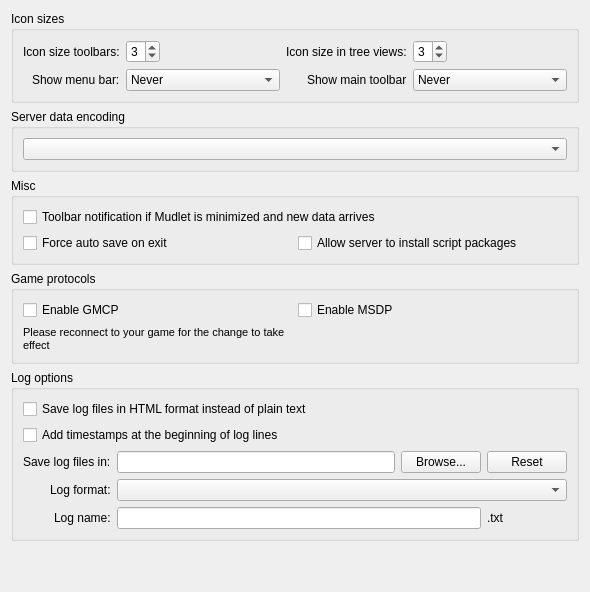
     <widget class="QWidget" name="tab_general">
      <property name="sizePolicy">
       <sizepolicy hsizetype="Expanding" vsizetype="Expanding">
        <horstretch>0</horstretch>
        <verstretch>0</verstretch>
       </sizepolicy>
      </property>
      <attribute name="title">
       <string>General</string>
      </attribute>
      <layout class="QVBoxLayout" name="verticalLayout">
       <item>
        <widget class="QGroupBox" name="groupBox_iconsAndToolbars">
         <property name="sizePolicy">
          <sizepolicy hsizetype="Expanding" vsizetype="Expanding">
           <horstretch>0</horstretch>
           <verstretch>0</verstretch>
          </sizepolicy>
         </property>
         <property name="title">
          <string>Icon sizes</string>
         </property>
         <layout class="QGridLayout" name="gridLayout_4">
          <item row="0" column="0" alignment="Qt::AlignRight">
           <widget class="QLabel" name="label_mainIconSize">
            <property name="text">
             <string>Icon size toolbars:</string>
            </property>
           </widget>
          </item>
          <item row="0" column="1" alignment="Qt::AlignLeft">
           <widget class="QSpinBox" name="MainIconSize">
            <property name="specialValueText">
             <string/>
            </property>
            <property name="minimum">
             <number>1</number>
            </property>
            <property name="maximum">
             <number>4</number>
            </property>
            <property name="value">
             <number>3</number>
            </property>
           </widget>
          </item>
          <item row="0" column="2" alignment="Qt::AlignRight">
           <widget class="QLabel" name="label_33">
            <property name="text">
             <string>Icon size in tree views:</string>
            </property>
           </widget>
          </item>
          <item row="0" column="3" alignment="Qt::AlignLeft">
           <widget class="QSpinBox" name="TEFolderIconSize">
            <property name="minimum">
             <number>1</number>
            </property>
            <property name="maximum">
             <number>4</number>
            </property>
            <property name="value">
             <number>3</number>
            </property>
           </widget>
          </item>
          <item row="1" column="0" alignment="Qt::AlignRight">
           <widget class="QLabel" name="label_menuBarVisiblity">
            <property name="text">
             <string>Show menu bar:</string>
            </property>
           </widget>
          </item>
          <item row="1" column="1" alignment="Qt::AlignLeft">
           <widget class="QComboBox" name="comboBox_menuBarVisibility">
            <property name="currentIndex">
             <number>0</number>
            </property>
            <item>
             <property name="text">
              <string>Never</string>
             </property>
            </item>
            <item>
             <property name="text">
              <string>Until a profile is loaded</string>
             </property>
            </item>
            <item>
             <property name="text">
              <string>Always</string>
             </property>
            </item>
           </widget>
          </item>
          <item row="1" column="2" alignment="Qt::AlignRight">
           <widget class="QLabel" name="label_toolBarVisibility">
            <property name="text">
             <string>Show main toolbar</string>
            </property>
           </widget>
          </item>
          <item row="1" column="3" alignment="Qt::AlignLeft">
           <widget class="QComboBox" name="comboBox_toolBarVisibility">
            <property name="currentIndex">
             <number>0</number>
            </property>
            <item>
             <property name="text">
              <string>Never</string>
             </property>
            </item>
            <item>
             <property name="text">
              <string>Until a profile is loaded</string>
             </property>
            </item>
            <item>
             <property name="text">
              <string>Always</string>
             </property>
            </item>
           </widget>
          </item>
         </layout>
        </widget>
       </item>
       <item>
        <widget class="QGroupBox" name="groupBox_encoding">
         <property name="enabled">
          <bool>true</bool>
         </property>
         <property name="title">
          <string>Server data encoding</string>
         </property>
         <layout class="QVBoxLayout" name="verticalLayout_7">
          <item>
           <widget class="QComboBox" name="comboBox_encoding">
            <property name="enabled">
             <bool>true</bool>
            </property>
            <property name="toolTip">
             <string>&lt;html&gt;&lt;head/&gt;&lt;body&gt;&lt;p&gt;If you are playing a non-English MUD and seeing � instead of text, or special letters like &lt;span style=&quot; font-weight:600;&quot;&gt;ñ&lt;/span&gt; aren't showing right - try changing the encoding to UTF-8 or to one suggested by your MUD.&lt;/p&gt;&lt;p&gt;Note: While this will allow Mudlet to show text in other languages, internalisation is still in development so triggers or Lua code won't work yet.&lt;/p&gt;&lt;/body&gt;&lt;/html&gt;</string>
            </property>
           </widget>
          </item>
         </layout>
        </widget>
       </item>
       <item>
        <widget class="QGroupBox" name="groupBox_miscellaneous">
         <property name="title">
          <string>Misc</string>
         </property>
         <layout class="QGridLayout" name="gridLayout_30">
          <item row="0" column="0" colspan="2">
           <widget class="QCheckBox" name="mAlertOnNewData">
            <property name="text">
             <string>Toolbar notification if Mudlet is minimized and new data arrives</string>
            </property>
           </widget>
          </item>
          <item row="1" column="0">
           <widget class="QCheckBox" name="mFORCE_SAVE_ON_EXIT">
            <property name="text">
             <string>Force auto save on exit</string>
            </property>
           </widget>
          </item>
          <item row="1" column="1">
           <widget class="QCheckBox" name="acceptServerGUI">
            <property name="text">
             <string>Allow server to install script packages</string>
            </property>
           </widget>
          </item>
         </layout>
        </widget>
       </item>
       <item>
        <widget class="QGroupBox" name="groupBox_protocols">
         <property name="title">
          <string>Game protocols</string>
         </property>
         <layout class="QGridLayout" name="gridLayout_13">
          <item row="0" column="0">
           <widget class="QCheckBox" name="mEnableGMCP">
            <property name="toolTip">
             <string>&lt;html&gt;&lt;head/&gt;&lt;body&gt;&lt;p&gt;Enables GMCP - note that if you have MSDP enabled as well, some servers will prefer one over the other&lt;/p&gt;&lt;/body&gt;&lt;/html&gt;</string>
            </property>
            <property name="text">
             <string>Enable GMCP</string>
            </property>
           </widget>
          </item>
          <item row="0" column="1">
           <widget class="QCheckBox" name="mEnableMSDP">
            <property name="toolTip">
             <string>&lt;html&gt;&lt;head/&gt;&lt;body&gt;&lt;p&gt;Enables MSDP - note that if you have GMCP enabled as well, some servers will prefer one over the other&lt;/p&gt;&lt;/body&gt;&lt;/html&gt;</string>
            </property>
            <property name="text">
             <string>Enable MSDP</string>
            </property>
           </widget>
          </item>
          <item row="1" column="0">
           <widget class="QLabel" name="need_reconnect_for_data_protocol">
            <property name="enabled">
             <bool>true</bool>
            </property>
            <property name="font">
             <font>
              <pointsize>8</pointsize>
             </font>
            </property>
            <property name="mouseTracking">
             <bool>false</bool>
            </property>
            <property name="text">
             <string>Please reconnect to your game for the change to take effect</string>
            </property>
            <property name="textFormat">
             <enum>Qt::AutoText</enum>
            </property>
            <property name="wordWrap">
             <bool>true</bool>
            </property>
           </widget>
          </item>
         </layout>
        </widget>
       </item>
       <item>
        <widget class="QGroupBox" name="groupBox_logOptions">
         <property name="title">
          <string>Log options</string>
         </property>
         <layout class="QGridLayout" name="gridLayout_6">
          <item row="0" column="0" colspan="4">
           <widget class="QCheckBox" name="mIsToLogInHtml">
            <property name="toolTip">
             <string>&lt;html&gt;&lt;head/&gt;&lt;body&gt;&lt;p&gt;When checked will cause the date-stamp named log file to be HTML (file extention '.html') which can convey color, font and other formatting information rather than a plain text (file extension '.txt') format.  If changed whilst logging is already in progress it is necessary to stop and restart logging for this setting to take effect in a new log file.&lt;/p&gt;&lt;/body&gt;&lt;/html&gt;</string>
            </property>
            <property name="text">
             <string>Save log files in HTML format instead of plain text</string>
            </property>
           </widget>
          </item>
          <item row="1" column="0" colspan="4">
           <widget class="QCheckBox" name="mIsLoggingTimestamps">
            <property name="text">
             <string>Add timestamps at the beginning of log lines</string>
            </property>
           </widget>
          </item>
          <item row="2" column="0" alignment="Qt::AlignRight">
           <widget class="QLabel" name="label_whereToLog">
            <property name="text">
             <string>Save log files in:</string>
            </property>
            <property name="buddy">
             <cstring>pushButton_whereToLog</cstring>
            </property>
           </widget>
          </item>
          <item row="2" column="1">
           <widget class="QLineEdit" name="lineEdit_logFileFolder">
            <property name="readOnly">
             <bool>true</bool>
            </property>
           </widget>
          </item>
          <item row="2" column="2">
           <widget class="QPushButton" name="pushButton_whereToLog">
            <property name="text">
             <string>Browse...</string>
            </property>
           </widget>
          </item>
          <item row="2" column="3">
           <widget class="QPushButton" name="pushButton_resetLogDir">
            <property name="text">
             <string>Reset</string>
            </property>
           </widget>
          </item>
          <item row="3" column="0" alignment="Qt::AlignRight">
           <widget class="QLabel" name="label_logFileNameFormat">
            <property name="text">
             <string>Log format:</string>
            </property>
            <property name="buddy">
             <cstring>comboBox_logFileNameFormat</cstring>
            </property>
           </widget>
          </item>
          <item row="3" column="1" colspan="3">
           <widget class="QComboBox" name="comboBox_logFileNameFormat"/>
          </item>
          <item row="4" column="0" alignment="Qt::AlignRight">
           <widget class="QLabel" name="label_logFileName">
            <property name="text">
             <string>Log name:</string>
            </property>
            <property name="buddy">
             <cstring>lineEdit_logFileName</cstring>
            </property>
           </widget>
          </item>
          <item row="4" column="1" colspan="2">
           <widget class="QLineEdit" name="lineEdit_logFileName">
            <property name="alignment">
             <set>Qt::AlignRight|Qt::AlignTrailing|Qt::AlignVCenter</set>
            </property>
           </widget>
          </item>
          <item row="4" column="3">
           <widget class="QLabel" name="label_logFileNameExtension">
            <property name="enabled">
             <bool>true</bool>
            </property>
            <property name="text">
             <string>.txt</string>
            </property>
            <property name="buddy">
             <cstring>lineEdit_logFileName</cstring>
            </property>
           </widget>
          </item>
         </layout>
        </widget>
       </item>
       <item>
        <spacer name="verticalSpacer">
         <property name="orientation">
          <enum>Qt::Vertical</enum>
         </property>
         <property name="sizeHint" stdset="0">
          <size>
           <width>20</width>
           <height>40</height>
          </size>
         </property>
        </spacer>
       </item>
      </layout>
     </widget>
